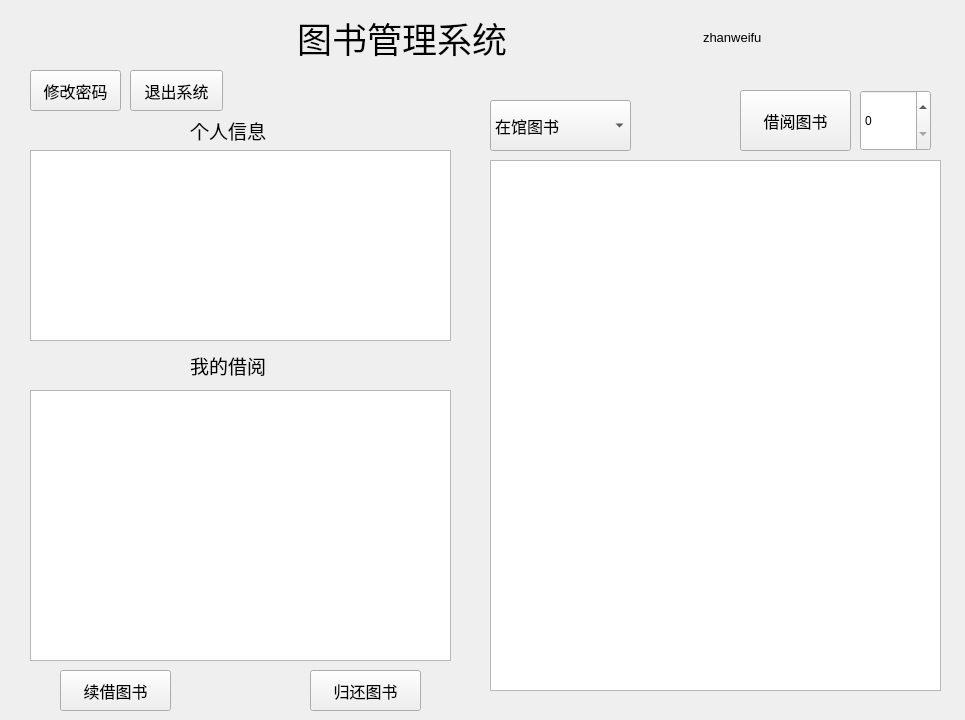
<?xml version="1.0" encoding="UTF-8"?>
<ui version="4.0">
 <class>Student</class>
 <widget class="QWidget" name="Student">
  <property name="geometry">
   <rect>
    <x>0</x>
    <y>0</y>
    <width>965</width>
    <height>720</height>
   </rect>
  </property>
  <property name="windowTitle">
   <string>Form</string>
  </property>
  <widget class="QWidget" name="layoutWidget">
   <property name="geometry">
    <rect>
     <x>30</x>
     <y>10</y>
     <width>911</width>
     <height>55</height>
    </rect>
   </property>
   <layout class="QHBoxLayout" name="horizontalLayout" stretch="2,3,0,0,1">
    <item>
     <spacer name="horizontalSpacer">
      <property name="orientation">
       <enum>Qt::Horizontal</enum>
      </property>
      <property name="sizeHint" stdset="0">
       <size>
        <width>158</width>
        <height>38</height>
       </size>
      </property>
     </spacer>
    </item>
    <item>
     <widget class="QLabel" name="label">
      <property name="font">
       <font>
        <family>方正粗黑宋简体</family>
        <pointsize>26</pointsize>
       </font>
      </property>
      <property name="text">
       <string>图书管理系统</string>
      </property>
     </widget>
    </item>
    <item>
     <widget class="QLabel" name="userName">
      <property name="font">
       <font>
        <pointsize>10</pointsize>
       </font>
      </property>
      <property name="text">
       <string>zhanweifu</string>
      </property>
     </widget>
    </item>
    <item>
     <spacer name="horizontalSpacer_3">
      <property name="orientation">
       <enum>Qt::Horizontal</enum>
      </property>
      <property name="sizeHint" stdset="0">
       <size>
        <width>40</width>
        <height>20</height>
       </size>
      </property>
     </spacer>
    </item>
    <item>
     <widget class="dateLabel" name="widget" native="true">
      <property name="font">
       <font>
        <family>Kristen ITC</family>
        <pointsize>10</pointsize>
        <italic>false</italic>
       </font>
      </property>
     </widget>
    </item>
   </layout>
  </widget>
  <widget class="QPushButton" name="borrowButton">
   <property name="geometry">
    <rect>
     <x>740</x>
     <y>90</y>
     <width>111</width>
     <height>61</height>
    </rect>
   </property>
   <property name="font">
    <font>
     <pointsize>12</pointsize>
    </font>
   </property>
   <property name="text">
    <string>借阅图书</string>
   </property>
  </widget>
  <widget class="QPushButton" name="returnButton">
   <property name="geometry">
    <rect>
     <x>310</x>
     <y>670</y>
     <width>111</width>
     <height>41</height>
    </rect>
   </property>
   <property name="font">
    <font>
     <pointsize>12</pointsize>
    </font>
   </property>
   <property name="text">
    <string>归还图书</string>
   </property>
  </widget>
  <widget class="QPushButton" name="longerTimeButton">
   <property name="geometry">
    <rect>
     <x>60</x>
     <y>670</y>
     <width>111</width>
     <height>41</height>
    </rect>
   </property>
   <property name="font">
    <font>
     <pointsize>12</pointsize>
    </font>
   </property>
   <property name="text">
    <string>续借图书</string>
   </property>
  </widget>
  <widget class="QComboBox" name="choiceComboBox">
   <property name="geometry">
    <rect>
     <x>490</x>
     <y>100</y>
     <width>141</width>
     <height>51</height>
    </rect>
   </property>
   <property name="font">
    <font>
     <pointsize>12</pointsize>
    </font>
   </property>
   <item>
    <property name="text">
     <string>在馆图书</string>
    </property>
   </item>
   <item>
    <property name="text">
     <string>用户排行榜</string>
    </property>
   </item>
  </widget>
  <widget class="QPushButton" name="passwordChangeButton">
   <property name="geometry">
    <rect>
     <x>30</x>
     <y>70</y>
     <width>91</width>
     <height>41</height>
    </rect>
   </property>
   <property name="font">
    <font>
     <pointsize>12</pointsize>
    </font>
   </property>
   <property name="text">
    <string>修改密码</string>
   </property>
  </widget>
  <widget class="QSpinBox" name="isbnSpinBox">
   <property name="geometry">
    <rect>
     <x>860</x>
     <y>90</y>
     <width>71</width>
     <height>61</height>
    </rect>
   </property>
   <property name="whatsThis">
    <string>&lt;html&gt;&lt;head/&gt;&lt;body&gt;&lt;p&gt;isbn查询&lt;/p&gt;&lt;/body&gt;&lt;/html&gt;</string>
   </property>
  </widget>
  <widget class="QTextEdit" name="infoText">
   <property name="geometry">
    <rect>
     <x>30</x>
     <y>150</y>
     <width>421</width>
     <height>191</height>
    </rect>
   </property>
  </widget>
  <widget class="QLabel" name="label_2">
   <property name="geometry">
    <rect>
     <x>190</x>
     <y>110</y>
     <width>101</width>
     <height>41</height>
    </rect>
   </property>
   <property name="font">
    <font>
     <pointsize>14</pointsize>
    </font>
   </property>
   <property name="text">
    <string>个人信息</string>
   </property>
  </widget>
  <widget class="QPushButton" name="exitButton">
   <property name="geometry">
    <rect>
     <x>130</x>
     <y>70</y>
     <width>93</width>
     <height>41</height>
    </rect>
   </property>
   <property name="font">
    <font>
     <pointsize>12</pointsize>
    </font>
   </property>
   <property name="text">
    <string>退出系统</string>
   </property>
  </widget>
  <widget class="QTableView" name="BookTableView">
   <property name="geometry">
    <rect>
     <x>490</x>
     <y>160</y>
     <width>451</width>
     <height>531</height>
    </rect>
   </property>
  </widget>
  <widget class="QLabel" name="label_3">
   <property name="geometry">
    <rect>
     <x>190</x>
     <y>350</y>
     <width>131</width>
     <height>31</height>
    </rect>
   </property>
   <property name="font">
    <font>
     <pointsize>14</pointsize>
    </font>
   </property>
   <property name="text">
    <string>我的借阅</string>
   </property>
  </widget>
  <widget class="QTableView" name="MytableView">
   <property name="geometry">
    <rect>
     <x>30</x>
     <y>390</y>
     <width>421</width>
     <height>271</height>
    </rect>
   </property>
   <property name="font">
    <font>
     <pointsize>9</pointsize>
    </font>
   </property>
  </widget>
 </widget>
 <customwidgets>
  <customwidget>
   <class>dateLabel</class>
   <extends>QWidget</extends>
   <header location="global">datelabel.h</header>
   <container>1</container>
  </customwidget>
 </customwidgets>
 <resources/>
 <connections/>
</ui>
